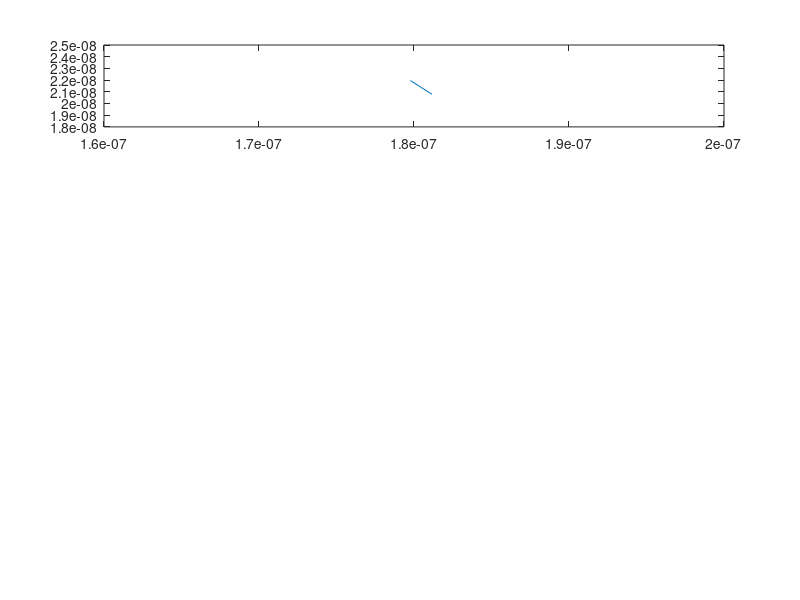

Here is the MATLAB script that generated this plot: (Note: this script raises an error after producing the figure.)
clc; close all; clear all;
set(0, 'DefaultFigureWindowStyle', 'docked')

% 4 questions
% MFP, Density and Temperature Plots correctness?
% Matlab publishing requirements

eCount = 1000;      % Total number of electrons
ePlotted = 10;      % Number of Electrons Plotted
dt = 10e-15;        % Time step 10fs -> ( -(Width/100) / vT )
nt = 100;
tStop = nt * dt;	% Stop Time

% Region settings
Width = 200e-9;
Height = 100e-9;

% Electron Properties
kB = 1.38066e-23;   % J/K 
m0 = 9.11e-31;      % Rest Mass
mn = 0.26*m0;       % Effective Mass

% Thermal Velocity
Temp = 300;     % K
vT = sqrt((2*kB*Temp)/mn);

% Scattering Settings
% probability of scattering
toggleScatter = 1;    % Toggle Scattering OFF(0) ON(1)
tmin = 0.2e-12;
pScatter = 1 - exp(-dt/tmin);
scatterTracker = zeros(nt, eCount);
mfp = vT * tmin;    % Mean Free Path
fprintf("tmin = %d m\n", tmin);
fprintf("Nominal Mean Free Path = %d m\n", mfp);


% Bottlenecking Settings
% Addition of box colliders to the sim
toggleDiffusive = 0; % 0 - Specular (Reflective) 1 - Diffusive (re-thermalize)
% Providing opposing corners of desired boxes
box = [ % x1,y1, x2, y2 (Per box)
    0.8, 0, 1.2, 0.4;
    0.8, 0.6, 1.2, 1;
    ].*1e-7;


% Initializing all electrons with a position and velocity
eObj = struct('x', 0, 'y', 0, 'vx', 0, 'vy', 0, 'vm', 0);  % Electron Object Classification
eCol = rand(eCount,3);   % Random colours for plotting
for i = 1 : eCount
    eObj(i).x = rand()*Width;
    eObj(i).y = rand()*Height;
    for b = 1:size(box,1)
        while eObj(i).x < Width && eObj(i).x > 0 && eObj(i).y < Height && eObj(i).y > 0 && ...
        eObj(i).x <= max(box(b,1),box(b,3)) && eObj(i).x >= min(box(b,1),box(b,3)) && ...
        eObj(i).y <= max(box(b,2),box(b,4)) && eObj(i).y >= min(box(b,2),box(b,4))
            eObj(i).x = rand()*Width;
            eObj(i).y = rand()*Height;
        end
    end
    eObj(i).vx = (sqrt(vT^2 / 2)*randn(1,1));
    eObj(i).vy = (sqrt(vT^2 / 2)*randn(1,1));
    eObj(i).vm = sqrt(eObj(i).vx^2 + eObj(i).vy^2);
end


t = 0;          % Init time
counter = 2;    % Init Counter
while t < tStop
    xVect = 0;
    yVect = 0;
    t = t + dt;     % Incrementing Time
    for i = 1 : eCount
        
        % Updating position
        xVect(i) = eObj(i).x(counter-1) + eObj(i).vx * dt;
        yVect(i) = eObj(i).y(counter-1) + eObj(i).vy * dt;
        eObj(i).x(counter) = xVect(i);
        eObj(i).y(counter) = yVect(i);
        
        % Scattering effect - Randomize direction/magnitude of velocity
        % Probability of scattering based on p.
        if pScatter > rand() && toggleScatter	% 'if true'
            eObj(i).vx = (sqrt(vT^2 / 2)*randn(1,1));
            eObj(i).vy = (sqrt(vT^2 / 2)*randn(1,1));
            scatterTracker(counter,i) = t;
        else
            scatterTracker(counter,i) = scatterTracker(counter-1,i);
        end
        
        % Magnitude of velocity
        eObj(i).vm = sqrt(eObj(i).vx.^2 + eObj(i).vy.^2);

        
        % Box Collider Conditions. Iterating through each defined box.
        for b = 1:size(box,1)
            % Plotting the Boxes on the plot
            if counter == 2 % Only plot once
                boxX = [box(b,1), box(b,1), box(b,3), box(b,3), box(b,1)];
                boxY = [box(b,2), box(b,4), box(b,4), box(b,2), box(b,2)];
                fill(boxX, boxY, 'k');
            end
            
            % Boundaries defined by coordiantes
            boundL = min(box(b,1),box(b,3));    % Left Wall
            boundR = max(box(b,1),box(b,3));    % Right Wall
            boundT = max(box(b,2),box(b,4));    % Top Wall
            boundB = min(box(b,2),box(b,4));    % Bottom Wall
            
            % Checking Left and Right of the box First. 
            % Start by confirming if within Top and Bottom Boundaries
            if eObj(i).y(counter) < boundT && eObj(i).y(counter) > boundB
                % Conditions check prev position & compare with current
                condL = eObj(i).x(counter-1) < boundL && eObj(i).x(counter) >= boundL;
                condR = eObj(i).x(counter-1) > boundR && eObj(i).x(counter) <= boundR;
                if condL || condR
                    if toggleDiffusive == 1 % If diffusion is toggled
                        posX = eObj(i).vx >= 0;	% Storing sign
                        posY = eObj(i).vy >= 0;
                        % re-thermalizing
                        eObj(i).vx = (sqrt(vT^2 / 2)*randn(1,1));
                        eObj(i).vy = (sqrt(vT^2 / 2)*randn(1,1));
                        % checking sign
                        if (eObj(i).vx >= 0) == posX
                            eObj(i).vx = -eObj(i).vx;
                        end
                        if (eObj(i).vy >= 0) ~= posY
                            eObj(i).vy = -eObj(i).vy;
                        end
                    else
                        eObj(i).vx = -eObj(i).vx;   % Just inverting
                    end
                    if condL    % Shifting reflection point
                        eObj(i).x(counter) = boundL - (eObj(i).x(counter) - boundL);
                    else
                        eObj(i).x(counter) = boundR + (boundR - eObj(i).x(counter));
                    end
                end
            end
            % Checking Top and Bottom of the box. 
            % Start by confirming if within Left and Right Boundaries
            if eObj(i).x(counter) < boundR && eObj(i).x(counter) > boundL
                condB = eObj(i).y(counter-1) < boundB && eObj(i).y(counter) >= boundB;
                condT = eObj(i).y(counter-1) > boundT && eObj(i).y(counter) <= boundT;
                if condT || condB
                    if toggleDiffusive == 1
                        posX = eObj(i).vx >= 0;
                        posY = eObj(i).vy >= 0;  % Storing sign
                        % re-thermalizing
                        eObj(i).vx = (sqrt(vT^2 / 2)*randn(1,1));
                        eObj(i).vy = (sqrt(vT^2 / 2)*randn(1,1));
                        % checking sign
                        if (eObj(i).vx >= 0) ~= posX
                            eObj(i).vx = -eObj(i).vx;
                        end
                        if (eObj(i).vy >= 0) == posY
                            eObj(i).vy = -eObj(i).vy;
                        end
                    else
                        eObj(i).vy = -eObj(i).vy;
                    end
                    if condB
                        eObj(i).y(counter) = boundB - (eObj(i).y(counter) - boundB);
                    else
                        eObj(i).y(counter) = boundT + (boundT - eObj(i).y(counter));
                    end
                end
            end
        end
        
        % Boundary Conditions for left and right
        if eObj(i).y(counter) > Height  % x = 100nm boundary
            diff = eObj(i).y(counter) - Height;
            eObj(i).y(counter) = Height - diff;
            eObj(i).vy = -eObj(i).vy;
        end
        if eObj(i).y(counter) < 0   % x = 0nm boundary
            diff = -eObj(i).y(counter);
            eObj(i).y(counter) = diff;
            eObj(i).vy = -eObj(i).vy;
        end
        
        % plotting only the first 10 electrons
        if (i <= ePlotted)
            subplot(4,1,1)
            p = plot( [eObj(i).x(counter-1), eObj(i).x(counter)], ...
                [eObj(i).y(counter-1), eObj(i).y(counter)] );
            p.Color = eCol(i,:);
            axis([0,Width,0,Height]);	% Plot Axis' set
            hold on
        end
        
        % Boundary Conditions for top and bottom
        if eObj(i).x(counter) > Width   % y = 200nm boundary
            eObj(i).x(counter) = eObj(i).x(counter) - Width;
        end
        if eObj(i).x(counter) < 0   % y = 0nm boundary
            eObj(i).x(counter) = eObj(i).x(counter) + Width;
        end
        
    end
    pause(0.0001);	% Delay for animation
    
    % Plotting the Average Temperature over time
    Time(:,counter) = t;
    allTemperatures = ( ([eObj(:).vm].^2) .* mn ) ./ (kB*2);
    Temp(:,counter) = mean(allTemperatures); % Average Temperature
    subplot(4,1,2), plot(Time, Temp, 'k', 'LineWidth',1.75);
    xlabel('Time (t)'), ylabel('Temperature (K)'), title('Average Temperature');
    
    % Plotting the distribution of velocities
    subplot(4,2,5), histogram([eObj(:).vm],50)
    xlabel('Velocity (m/s)'), ylabel('Count'), title('Velocity Distribution');
    
    % Plotting the MEAN FREE PATH over time
    timeScatter = scatterTracker(counter,:) - scatterTracker(counter-1,:);
    mfp(:,counter) = mean([eObj(:).vm]) * mean(timeScatter(timeScatter>0));
    subplot(4,2,6), plot(Time, mfp, 'k', 'LineWidth',1.75);
    xlabel('Time (t)'), ylabel('MFP (m)'), title('MFP Over Time');
    
    % Plotting an Electron Density map
    ptsX = linspace(0, Width, 100);
    ptsY = linspace(0, Height, 50);
    N = histcounts2(yVect, xVect, ptsY, ptsX);
    subplot(4, 2, 7);
    imagesc(ptsY,ptsX,N);
    
    % Plotting Temperature Map
    xv = linspace(min(xVect), max(xVect), 100);
    yv = linspace(min(yVect), max(yVect), 50);
    [X,Y] = meshgrid(xv, yv);
    Z = griddata(xVect,yVect,allTemperatures,X,Y);
    subplot(4, 2, 8);
    imagesc(xv,yv,Z)
    axis([0,Width,0,Height]);  % Plot Axis' set
    
    counter = counter + 1;      % Incrementing Sim Counter
end
hold off
